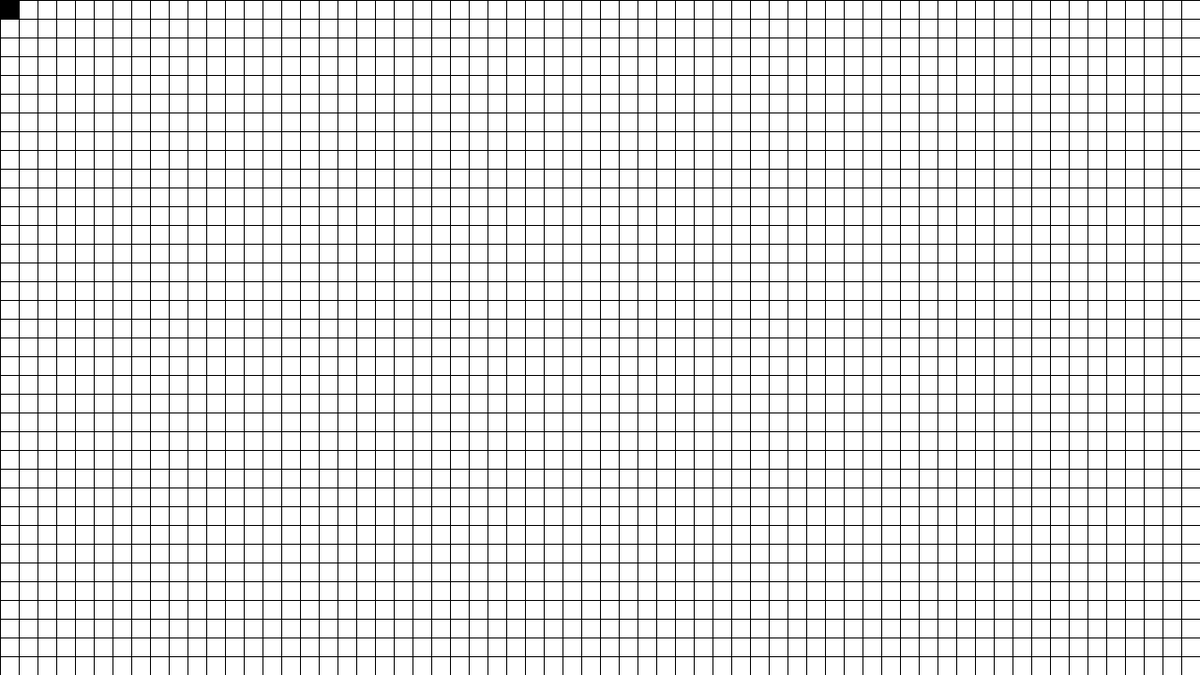
Frame 1 (no input)
Frame 60 (the mouse pressed at the canvas centre just before this capture): identical to frame 1, image omitted
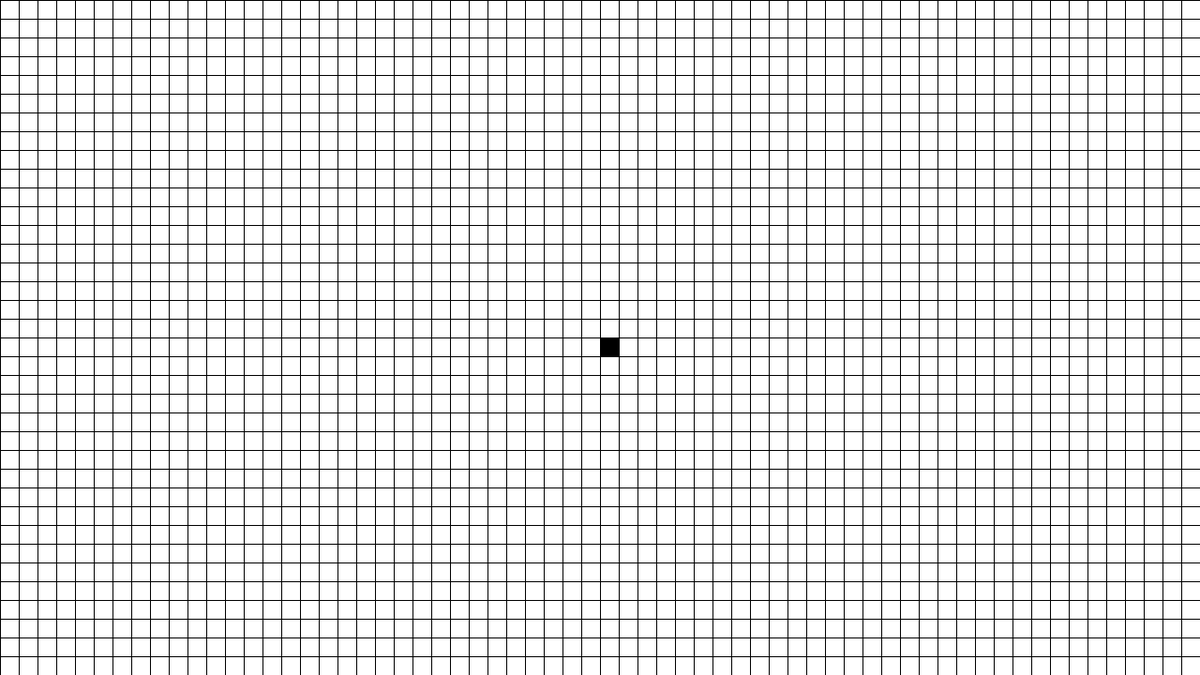
Frame 120 (the mouse held since frame 60 and released just before this capture)

The Processing sketch that drew these frames (run headless with seeded random() and noise(); from frame 60 on, the mouse is pressed at the canvas centre):

// Processing sketch: CustomBoard
// ── CustomBoard.pde
int[][] current;
int w, cols, rows;
PVector currentMouseLoc, previousMouseLoc;
void setup() {
  size(1280, 720);
  w = 20;
  cols = width/w;
  rows = height/w;
  current = new int[cols][rows];
  currentMouseLoc = new PVector(mouseX/w, mouseY/w);
  previousMouseLoc = currentMouseLoc.copy();


  for (int x = 0; x < cols; x++) {
    for (int y = 0; y < rows; y++) {
      current[x][y] = 0; //set all values initially to zero
    }
  }
}



void draw() {
  //work out where on the grid is the mouse, store it in currentMouseLoc
  PVector currentMouseLoc = new PVector(mouseX/w, mouseY/w);
 
   if(currentMouseLoc != previousMouseLoc){
    current[int(previousMouseLoc.x)][int(previousMouseLoc.y)] = 0;
  }
  // set current to 1
  current[int(currentMouseLoc.x)][int(currentMouseLoc.y)] = 1;
  //if we're on a different square, turn off the old one
 
  // draw the grid
  for (int x = 0; x < cols; x++) {
    for (int y = 0; y < rows; y++) {
      if (current[x][y] == 0) fill(255);
      else fill(0);
      rect(x*w, y*w, w, w);
    }
  }
  
   previousMouseLoc = currentMouseLoc.copy();
}

void mouseDragged(){
  //work out which cells it touches
  current[int(mouseX/w)][int(mouseY/w)] = 1;
}
